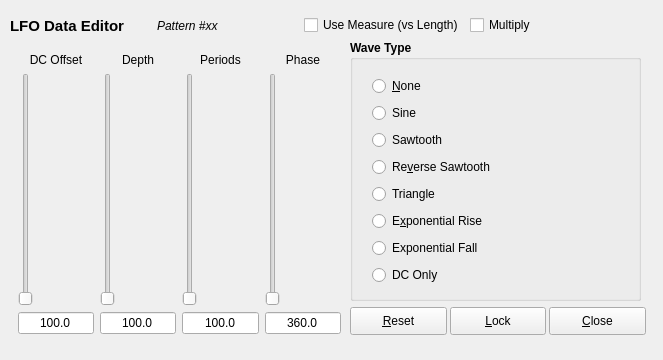
<?xml version="1.0" encoding="UTF-8"?>
<ui version="4.0">
 <class>qlfoframe</class>
 <widget class="QFrame" name="qlfoframe">
  <property name="geometry">
   <rect>
    <x>0</x>
    <y>0</y>
    <width>663</width>
    <height>360</height>
   </rect>
  </property>
  <property name="sizePolicy">
   <sizepolicy hsizetype="Fixed" vsizetype="Fixed">
    <horstretch>0</horstretch>
    <verstretch>0</verstretch>
   </sizepolicy>
  </property>
  <property name="windowTitle">
   <string>LFO</string>
  </property>
  <widget class="QWidget" name="horizontalLayoutWidget">
   <property name="geometry">
    <rect>
     <x>10</x>
     <y>10</y>
     <width>601</width>
     <height>31</height>
    </rect>
   </property>
   <layout class="QHBoxLayout" name="horizontalLayout">
    <item>
     <widget class="QLabel" name="m_lfo_main_label">
      <property name="font">
       <font>
        <pointsize>11</pointsize>
        <bold>true</bold>
       </font>
      </property>
      <property name="text">
       <string>LFO Data Editor</string>
      </property>
     </widget>
    </item>
    <item>
     <widget class="QLabel" name="m_pattern_label">
      <property name="font">
       <font>
        <italic>true</italic>
       </font>
      </property>
      <property name="text">
       <string>Pattern #xx</string>
      </property>
     </widget>
    </item>
    <item>
     <widget class="QCheckBox" name="m_measures_check_box">
      <property name="toolTip">
       <string>Use the measure length, rather than pattern length,
as the length of the LFO period.</string>
      </property>
      <property name="text">
       <string>Use Measure (vs Length)</string>
      </property>
     </widget>
    </item>
    <item>
     <widget class="QCheckBox" name="m_multiply_check_box">
      <property name="toolTip">
       <string>If checked, multiply existing event values by the
waveform, rather than forcing the events to
match the waveform.</string>
      </property>
      <property name="text">
       <string>Multiply</string>
      </property>
     </widget>
    </item>
   </layout>
  </widget>
  <widget class="QGroupBox" name="m_wave_type_group">
   <property name="geometry">
    <rect>
     <x>350</x>
     <y>40</y>
     <width>291</width>
     <height>261</height>
    </rect>
   </property>
   <property name="font">
    <font>
     <bold>true</bold>
    </font>
   </property>
   <property name="title">
    <string>Wave Type</string>
   </property>
   <widget class="QWidget" name="radioButtonLayoutWidget">
    <property name="geometry">
     <rect>
      <x>10</x>
      <y>30</y>
      <width>251</width>
      <height>221</height>
     </rect>
    </property>
    <layout class="QVBoxLayout" name="m_wave_layout">
     <property name="spacing">
      <number>1</number>
     </property>
     <property name="leftMargin">
      <number>12</number>
     </property>
     <item>
      <widget class="QRadioButton" name="m_radio_wave_none">
       <property name="font">
        <font>
         <bold>false</bold>
        </font>
       </property>
       <property name="text">
        <string>&amp;None</string>
       </property>
      </widget>
     </item>
     <item>
      <widget class="QRadioButton" name="m_radio_wave_sine">
       <property name="font">
        <font>
         <bold>false</bold>
        </font>
       </property>
       <property name="text">
        <string>Sine</string>
       </property>
      </widget>
     </item>
     <item>
      <widget class="QRadioButton" name="m_radio_wave_saw">
       <property name="font">
        <font>
         <bold>false</bold>
        </font>
       </property>
       <property name="text">
        <string>Sawtooth</string>
       </property>
      </widget>
     </item>
     <item>
      <widget class="QRadioButton" name="m_radio_wave_revsaw">
       <property name="font">
        <font>
         <bold>false</bold>
        </font>
       </property>
       <property name="text">
        <string>Re&amp;verse Sawtooth</string>
       </property>
      </widget>
     </item>
     <item>
      <widget class="QRadioButton" name="m_radio_wave_triangle">
       <property name="font">
        <font>
         <bold>false</bold>
        </font>
       </property>
       <property name="text">
        <string>Triangle</string>
       </property>
      </widget>
     </item>
     <item>
      <widget class="QRadioButton" name="m_radio_wave_exp">
       <property name="enabled">
        <bool>true</bool>
       </property>
       <property name="font">
        <font>
         <bold>false</bold>
        </font>
       </property>
       <property name="text">
        <string>E&amp;xponential Rise</string>
       </property>
      </widget>
     </item>
     <item>
      <widget class="QRadioButton" name="m_radio_wave_revexp">
       <property name="enabled">
        <bool>true</bool>
       </property>
       <property name="font">
        <font>
         <bold>false</bold>
        </font>
       </property>
       <property name="text">
        <string>Exponential Fall</string>
       </property>
      </widget>
     </item>
     <item>
      <widget class="QRadioButton" name="m_radio_wave_dc">
       <property name="font">
        <font>
         <bold>false</bold>
        </font>
       </property>
       <property name="text">
        <string>DC Only</string>
       </property>
      </widget>
     </item>
    </layout>
   </widget>
  </widget>
  <widget class="QWidget" name="buttonLayoutWidget">
   <property name="geometry">
    <rect>
     <x>350</x>
     <y>304</y>
     <width>296</width>
     <height>34</height>
    </rect>
   </property>
   <layout class="QHBoxLayout" name="horizontalLayout_5">
    <property name="spacing">
     <number>3</number>
    </property>
    <item>
     <widget class="QPushButton" name="m_button_reset">
      <property name="minimumSize">
       <size>
        <width>0</width>
        <height>28</height>
       </size>
      </property>
      <property name="toolTip">
       <string>Resets the pattern events to the original set
or to the last &quot;locked&quot; set of events.</string>
      </property>
      <property name="text">
       <string>&amp;Reset</string>
      </property>
     </widget>
    </item>
    <item>
     <widget class="QPushButton" name="m_button_lock">
      <property name="minimumSize">
       <size>
        <width>0</width>
        <height>28</height>
       </size>
      </property>
      <property name="toolTip">
       <string>Makes the current, modified events official and
non-resettable. Further modifications can be
applied.</string>
      </property>
      <property name="text">
       <string>&amp;Lock</string>
      </property>
     </widget>
    </item>
    <item>
     <widget class="QPushButton" name="m_button_close">
      <property name="minimumSize">
       <size>
        <width>0</width>
        <height>28</height>
       </size>
      </property>
      <property name="toolTip">
       <string>Close the LFO frame. If the pattern is modified, raise
the modify flag for the MIDI tune.</string>
      </property>
      <property name="text">
       <string>&amp;Close</string>
      </property>
     </widget>
    </item>
   </layout>
  </widget>
  <widget class="QWidget" name="sliderLayoutWidget">
   <property name="geometry">
    <rect>
     <x>18</x>
     <y>53</y>
     <width>323</width>
     <height>281</height>
    </rect>
   </property>
   <layout class="QHBoxLayout" name="horizontalLayout_2">
    <item>
     <layout class="QVBoxLayout" name="v_value_layout" stretch="0,0,0">
      <property name="spacing">
       <number>6</number>
      </property>
      <item>
       <widget class="QLabel" name="m_value_label">
        <property name="text">
         <string>DC Offset</string>
        </property>
        <property name="alignment">
         <set>Qt::AlignCenter</set>
        </property>
       </widget>
      </item>
      <item>
       <widget class="QSlider" name="m_value_slider">
        <property name="minimumSize">
         <size>
          <width>0</width>
          <height>0</height>
         </size>
        </property>
        <property name="maximumSize">
         <size>
          <width>16</width>
          <height>16777215</height>
         </size>
        </property>
        <property name="toolTip">
         <string>DC offset to add to modulating waveform.</string>
        </property>
        <property name="orientation">
         <enum>Qt::Vertical</enum>
        </property>
        <property name="tickPosition">
         <enum>QSlider::NoTicks</enum>
        </property>
       </widget>
      </item>
      <item>
       <widget class="QLineEdit" name="m_value_text">
        <property name="minimumSize">
         <size>
          <width>72</width>
          <height>0</height>
         </size>
        </property>
        <property name="text">
         <string>100.0</string>
        </property>
        <property name="alignment">
         <set>Qt::AlignCenter</set>
        </property>
       </widget>
      </item>
     </layout>
    </item>
    <item>
     <layout class="QVBoxLayout" name="v_range_layout">
      <item>
       <widget class="QLabel" name="m_range_label">
        <property name="text">
         <string>Depth</string>
        </property>
        <property name="alignment">
         <set>Qt::AlignCenter</set>
        </property>
       </widget>
      </item>
      <item>
       <widget class="QSlider" name="m_range_slider">
        <property name="minimumSize">
         <size>
          <width>0</width>
          <height>0</height>
         </size>
        </property>
        <property name="maximumSize">
         <size>
          <width>16</width>
          <height>16777215</height>
         </size>
        </property>
        <property name="toolTip">
         <string>Depth of modulation.</string>
        </property>
        <property name="orientation">
         <enum>Qt::Vertical</enum>
        </property>
        <property name="tickPosition">
         <enum>QSlider::NoTicks</enum>
        </property>
       </widget>
      </item>
      <item>
       <widget class="QLineEdit" name="m_range_text">
        <property name="minimumSize">
         <size>
          <width>72</width>
          <height>0</height>
         </size>
        </property>
        <property name="text">
         <string>100.0</string>
        </property>
        <property name="alignment">
         <set>Qt::AlignCenter</set>
        </property>
       </widget>
      </item>
     </layout>
    </item>
    <item>
     <layout class="QVBoxLayout" name="v_speed_layout">
      <item>
       <widget class="QLabel" name="m_speed_label">
        <property name="text">
         <string>Periods</string>
        </property>
        <property name="alignment">
         <set>Qt::AlignCenter</set>
        </property>
       </widget>
      </item>
      <item>
       <widget class="QSlider" name="m_speed_slider">
        <property name="minimumSize">
         <size>
          <width>0</width>
          <height>0</height>
         </size>
        </property>
        <property name="maximumSize">
         <size>
          <width>16</width>
          <height>16777215</height>
         </size>
        </property>
        <property name="toolTip">
         <string>Number of periods per pattern. Subject to anti-aliasing.</string>
        </property>
        <property name="orientation">
         <enum>Qt::Vertical</enum>
        </property>
        <property name="tickPosition">
         <enum>QSlider::NoTicks</enum>
        </property>
       </widget>
      </item>
      <item>
       <widget class="QLineEdit" name="m_speed_text">
        <property name="minimumSize">
         <size>
          <width>72</width>
          <height>0</height>
         </size>
        </property>
        <property name="text">
         <string>100.0</string>
        </property>
        <property name="alignment">
         <set>Qt::AlignCenter</set>
        </property>
       </widget>
      </item>
     </layout>
    </item>
    <item>
     <layout class="QVBoxLayout" name="v_phase_layout">
      <item>
       <widget class="QLabel" name="m_phase_label">
        <property name="text">
         <string>Phase</string>
        </property>
        <property name="alignment">
         <set>Qt::AlignCenter</set>
        </property>
       </widget>
      </item>
      <item>
       <widget class="QSlider" name="m_phase_slider">
        <property name="minimumSize">
         <size>
          <width>0</width>
          <height>0</height>
         </size>
        </property>
        <property name="maximumSize">
         <size>
          <width>16</width>
          <height>16777215</height>
         </size>
        </property>
        <property name="toolTip">
         <string>Phase of the LFO, 0 to 1 is 0 to 360 degrees.</string>
        </property>
        <property name="orientation">
         <enum>Qt::Vertical</enum>
        </property>
        <property name="invertedAppearance">
         <bool>false</bool>
        </property>
        <property name="invertedControls">
         <bool>false</bool>
        </property>
        <property name="tickPosition">
         <enum>QSlider::NoTicks</enum>
        </property>
       </widget>
      </item>
      <item>
       <widget class="QLineEdit" name="m_phase_text">
        <property name="minimumSize">
         <size>
          <width>72</width>
          <height>0</height>
         </size>
        </property>
        <property name="text">
         <string>360.0</string>
        </property>
        <property name="alignment">
         <set>Qt::AlignCenter</set>
        </property>
       </widget>
      </item>
     </layout>
    </item>
   </layout>
  </widget>
 </widget>
 <tabstops>
  <tabstop>m_measures_check_box</tabstop>
  <tabstop>m_range_slider</tabstop>
  <tabstop>m_range_text</tabstop>
  <tabstop>m_speed_slider</tabstop>
  <tabstop>m_speed_text</tabstop>
  <tabstop>m_phase_slider</tabstop>
  <tabstop>m_phase_text</tabstop>
  <tabstop>m_radio_wave_none</tabstop>
  <tabstop>m_radio_wave_sine</tabstop>
  <tabstop>m_radio_wave_saw</tabstop>
  <tabstop>m_radio_wave_revsaw</tabstop>
  <tabstop>m_radio_wave_triangle</tabstop>
  <tabstop>m_radio_wave_exp</tabstop>
  <tabstop>m_radio_wave_revexp</tabstop>
  <tabstop>m_button_reset</tabstop>
  <tabstop>m_button_close</tabstop>
 </tabstops>
 <resources/>
 <connections/>
</ui>
